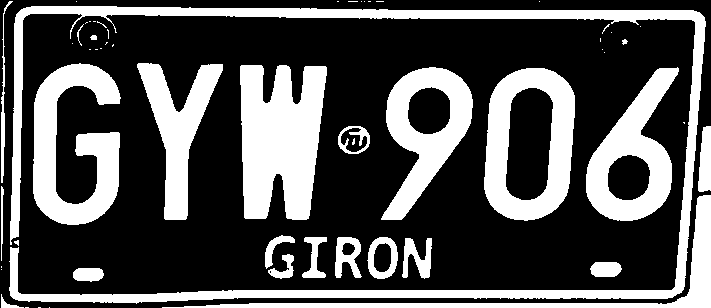
#> input picture Plates_Img/3.png, 711 x 308 px; its folder holds 3 pictures in this run
$ jupyter execute Read_Plates.ipynb
#> lines starting #> are read from the running program, lines starting #| are printed output that depends on the picture; after the words box and inside, x2 and y2 are one past the last pixel; in counts of white or black regions, pixels touching at a corner belong together; long printed decimals are rounded
[cell 1]
#descargar paquete
# https://github.com/UB-Mannheim/tesseract/wiki
#  en la linea
""" The latest installer can be downloaded here:
tesseract-ocr-w64-setup-5.3.3.20231005.exe (64 bit)"""

#carpeta de mi destino
#C:\Program Files\Tesseract-OCR

[cell 2]
import cv2
import pytesseract
import numpy as np

pytesseract.pytesseract.tesseract_cmd=r"C:\Program Files\Tesseract-OCR\tesseract.exe"

[cell 3]
def eliminar_puntos_pequenos(img):
    # Binarizar la imagen (convertir a blanco y negro)
    _, img_binaria = cv2.threshold(img, 128, 255, cv2.THRESH_BINARY)
    kernel = np.ones((3, 3), np.uint8)

    # Aplicar la erosión para eliminar puntos pequeños
    img = cv2.erode(img_binaria, kernel, iterations=3)

    # Mostrar la imagen original y la imagen sin puntos pequeños
    cv2.imshow('Imagen Original', img_binaria)
    cv2.imshow('Imagen Sin Puntos Pequeños', img)
    cv2.waitKey(0)
    cv2.destroyAllWindows()
    return img

def ajustar_relacion_aspecto(img):
    altura, anchura = img.shape[:2]
    print(float(anchura/altura))
    if float(anchura/altura) < 1.5:
        # Calcular la nueva altura según la fórmula
        nueva_altura = int(((anchura * 2) / 3))

        # Calcular cuántos píxeles quitar de la parte superior e inferior
        pixeles_a_quitar = (altura - nueva_altura) // 2
        img_recortada = img[pixeles_a_quitar:altura - pixeles_a_quitar, :]

        cv2.imshow('Imagen Original', img)
        cv2.imshow('Imagen Recortada', img_recortada)
        cv2.waitKey(0)
        cv2.destroyAllWindows()
        return img_recortada
    return img


def eliminar_manchas(imagen_path):
    # Definir el kernel para las operaciones morfológicas
#> called with imagen_path = '../Plates_Img/3.png'
    kernel = np.ones((5, 5), np.uint8)

    img = cv2.imread(imagen_path, cv2.IMREAD_GRAYSCALE)
#> img: shape (308, 711); 32.1% white; 57 white regions (33 under 20 px), largest, box (x1, y1, x2, y2) and area: (9, 6, 706, 304) 16674, (240, 65, 327, 220) 10362, (33, 63, 121, 225) 7720
    img = eliminar_puntos_pequenos(img)
#> in eliminar_puntos_pequenos, `img = cv2.erode(img_binaria, kernel, iterations=3)`:
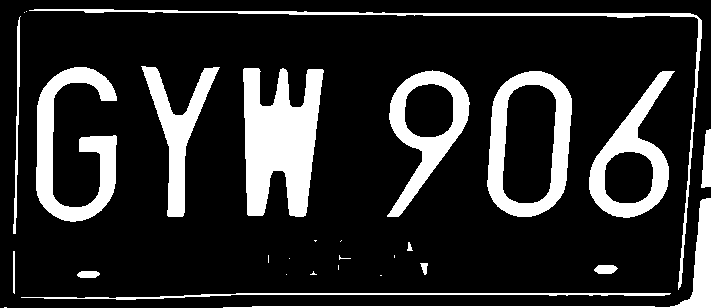
#> img: shape (308, 711); 17.5% white; 29 white regions (13 under 20 px), largest, box (x1, y1, x2, y2) and area: (243, 68, 324, 217) 8212, (36, 67, 117, 222) 5198, (487, 71, 572, 217) 5000
    img = ajustar_relacion_aspecto(img)
#| 2.308

    # Aplicar la operación de apertura
    Plate_Cleaned = cv2.morphologyEx(img, cv2.MORPH_OPEN, kernel)
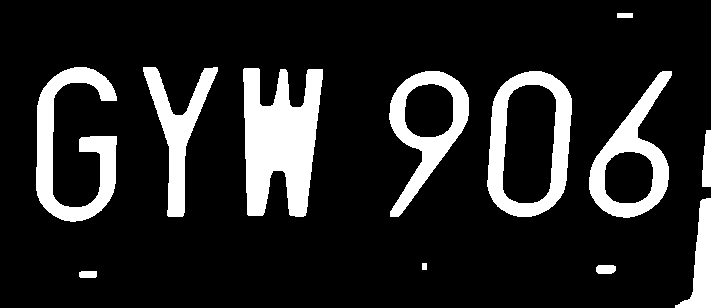
#> Plate_Cleaned: shape (308, 711); 15% white; 12 white regions, largest, box (x1, y1, x2, y2) and area: (243, 68, 323, 217) 8206, (36, 67, 117, 222) 5195, (487, 71, 572, 217) 5000

    #show changes
    cv2.imshow('Imagen Original', img)
    cv2.imshow('Imagen Filtrada', Plate_Cleaned)
    cv2.waitKey(0)
    cv2.destroyAllWindows()
    return Plate_Cleaned

#your number th cars
i=3
Plate_Cleaned = eliminar_manchas(f'../Plates_Img/{i}.png')

[cell 4]
def extract_num(img):
    # Obtener las dimensiones originales de la imagen
    alto, ancho = img.shape[:2]
#> alto = 308; ancho = 711

    # Calcular el 5% de las dimensiones originales
    porcentaje_recorte = 0.02
    recorte_ancho = round(ancho * porcentaje_recorte)
#> recorte_ancho = 14
    recorte_alto = round(alto * porcentaje_recorte)
#> recorte_alto = 6

    # Definir las regiones de interés (ROI) para recortar
    roi_superior = recorte_alto
#> roi_superior = 6
    roi_inferior = alto - recorte_alto
#> roi_inferior = 302
    roi_izquierda = recorte_ancho
#> roi_izquierda = 14
    roi_derecha = ancho - recorte_ancho
#> roi_derecha = 697

    # Recortar la imagen utilizando las regiones de interés
    img = img[roi_superior:roi_inferior, roi_izquierda:roi_derecha]
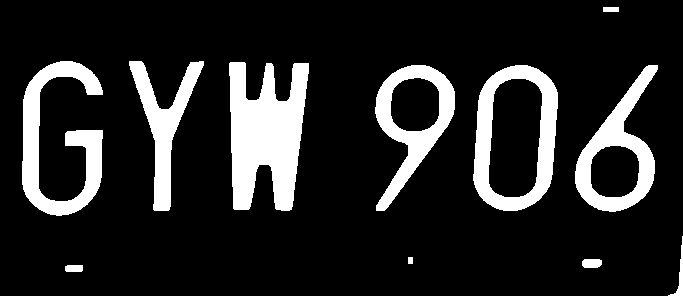
#> img: shape (296, 683); 15.2% white; 11 white regions, largest, box (x1, y1, x2, y2) and area: (229, 62, 309, 211) 8206, (22, 61, 103, 216) 5195, (473, 65, 558, 211) 5000

    cv2.imshow('Placa Marcada', img)
    cv2.waitKey(0)
    cv2.destroyAllWindows()
    text = pytesseract.image_to_string(img, config='--psm 11')
    return text
print(extract_num(Plate_Cleaned))
#> (the call stopped at in extract_num, `text = pytesseract.image_to_string(img, config='--psm 11')`: pytesseract is not available in this run)
